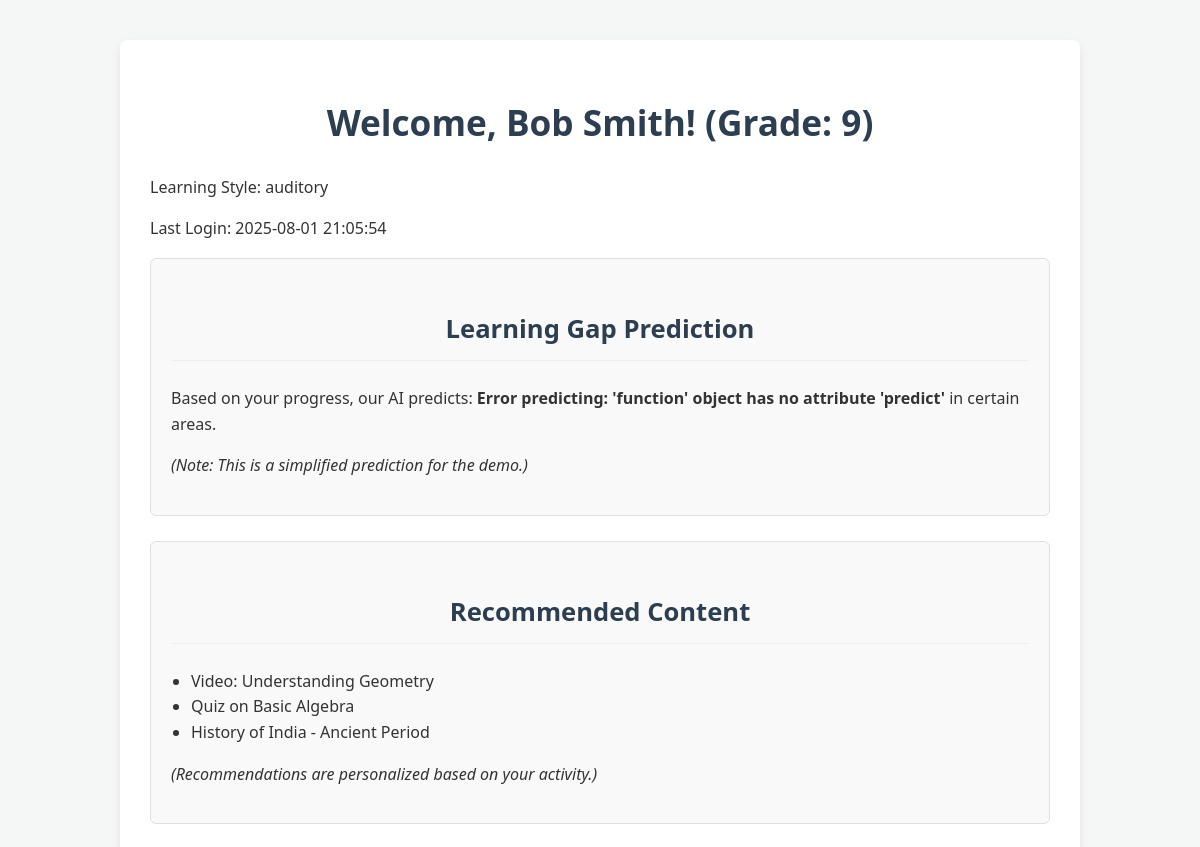
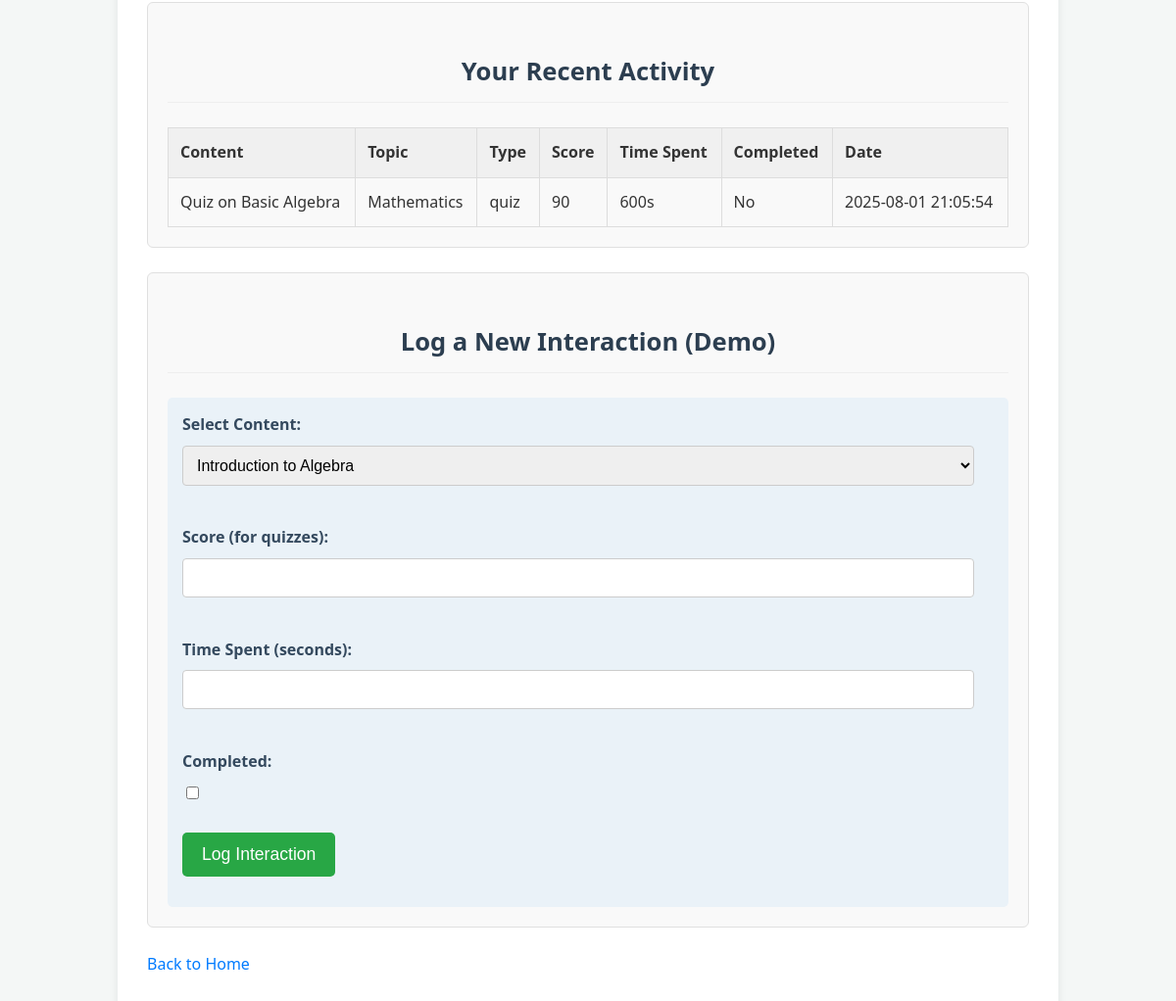
/dashboard/2, run on the app's committed database (2 pictures, top to bottom).
### tables this page shows
CREATE TABLE students (
    id INTEGER PRIMARY KEY AUTOINCREMENT,
    name TEXT NOT NULL,
    password TEXT NOT NULL,
    grade INTEGER,
    learning_style TEXT,
    last_login DATETIME DEFAULT CURRENT_TIMESTAMP
);

CREATE TABLE content (
    id INTEGER PRIMARY KEY AUTOINCREMENT,
    title TEXT NOT NULL,
    topic TEXT NOT NULL,
    difficulty TEXT,
    type TEXT, -- e.g., 'lesson', 'quiz', 'video'
    text_content TEXT,
    video_url TEXT
);

CREATE TABLE interactions (
    id INTEGER PRIMARY KEY AUTOINCREMENT,
    student_id INTEGER NOT NULL,
    content_id INTEGER NOT NULL,
    score INTEGER, -- For quizzes
    time_spent_seconds INTEGER,
    completed BOOLEAN DEFAULT 0,
    timestamp DATETIME DEFAULT CURRENT_TIMESTAMP,
    FOREIGN KEY (student_id) REFERENCES students(id),
    FOREIGN KEY (content_id) REFERENCES content(id)
);

### app.py (the view)
@app.route('/dashboard/<int:student_id>')
def student_dashboard(student_id):
    db = get_db()
    student = db.execute('SELECT * FROM students WHERE id = ?', (student_id,)).fetchone()
    if not student:
        return "Student not found", 404
    recent_interactions = db.execute(
        '''SELECT i.score, i.time_spent_seconds, i.completed, i.timestamp, c.title, c.topic, c.type
           FROM interactions i JOIN content c ON i.content_id = c.id
           WHERE i.student_id = ?
           ORDER BY i.timestamp DESC LIMIT 5''',
        (student_id,)
    ).fetchall()
    completed_topics_query = db.execute(
        '''SELECT DISTINCT c.topic
           FROM interactions i JOIN content c ON i.content_id = c.id
           WHERE i.student_id = ? AND i.completed = 1''',
        (student_id,)
    ).fetchall()
    completed_topics = [row['topic'] for row in completed_topics_query]
    current_content = db.execute(
        '''SELECT c.id, c.title, c.topic, i.score, i.time_spent_seconds
           FROM content c LEFT JOIN interactions i ON c.id = i.content_id AND i.student_id = ?
           ORDER BY RANDOM() LIMIT 1''',
        (student_id,)
    ).fetchone()
    try:
        features = [[
            current_content['score'] if current_content else 0,
            current_content['time_spent_seconds'] if current_content else 0,
            len(completed_topics)
        ]]
        prediction = learning_gap_model.predict(features)[0]
        learning_gap_prediction = "Likely to struggle" if prediction == 1 else "Doing well"
    except Exception as e:
        learning_gap_prediction = f"Error predicting: {e}"
    recommended_content_titles = []
    if recommender_model and current_content:
        try:
            recommended_content_titles = recommender_model(
                student_id,
                completed_topics,
                current_content['topic'] if current_content else None
            )
        except Exception as e:
            print(f"Error getting recommendations: {e}")
            cur = db.execute("SELECT title FROM content ORDER BY RANDOM() LIMIT 3")
            recommended_content_titles = [row['title'] for row in cur.fetchall()]
    return render_template(
        'dashboard.html',
        student=student,
        recent_interactions=recent_interactions,
        learning_gap_prediction=learning_gap_prediction,
        recommended_content=recommended_content_titles
    )

### app.py (called while the page is built)
def get_db():
    db = getattr(g, '_database', None)
    if db is None:
        db = g._database = sqlite3.connect(DATABASE)
        db.row_factory = sqlite3.Row
    return db

@app.teardown_appcontext
def close_connection(exception):
    db = getattr(g, '_database', None)
    if db is not None:
        db.close()

### templates/dashboard.html (shortened to what this page needs)
<!DOCTYPE html>
<html lang="en">
<head>
    <link rel="stylesheet" href="{{ url_for('static', filename='css/style.css') }}">
</head>
<body>
    <div class="container">
        <h1>Welcome, {{ student.name }}! (Grade: {{ student.grade }})</h1>
        <p>Learning Style: {{ student.learning_style }}</p>
        <p>Last Login: {{ student.last_login }}</p>
        <section class="card">
            <h2>Learning Gap Prediction</h2>
            <p>Based on your progress, our AI predicts: <strong>{{ learning_gap_prediction }}</strong> in certain areas.</p>
            <p><em>(Note: This is a simplified prediction for the demo.)</em></p>
        </section>
        <section class="card">
            <h2>Recommended Content</h2>
            {% if recommended_content %}
                <ul>
                    {% for content_title in recommended_content %}
                        <li>{{ content_title }}</li>
                    {% endfor %}
                </ul>
            {% else %}
                <p>No specific recommendations at the moment.</p>
            {% endif %}
            <p><em>(Recommendations are personalized based on your activity.)</em></p>
        </section>
        <section class="card">
            <h2>Your Recent Activity</h2>
            {% if recent_interactions %}
                <table>
                    <thead>
                        <tr>
                            <th>Content</th>
                            <th>Topic</th>
                            <th>Type</th>
                            <th>Score</th>
                            <th>Time Spent</th>
                            <th>Completed</th>
                            <th>Date</th>
                        </tr>
                    </thead>
                    <tbody>
                        {% for interaction in recent_interactions %}
                            <tr>
                                <td>{{ interaction.title }}</td>
                                <td>{{ interaction.topic }}</td>
                                <td>{{ interaction.type }}</td>
                                <td>{% if interaction.score is not none %}{{ interaction.score }}{% else %}N/A{% endif %}</td>
                                <td>{{ interaction.time_spent_seconds }}s</td>
                                <td>{% if interaction.completed %}Yes{% else %}No{% endif %}</td>
                                <td>{{ interaction.timestamp }}</td>
                            </tr>
                        {% endfor %}
                    </tbody>
                </table>
            {% else %}
                <p>No recent interactions logged.</p>
            {% endif %}
        </section>
        <section class="card">
            <h2>Log a New Interaction (Demo)</h2>
            <form id="logInteractionForm">
                <label for="contentSelect">Select Content:</label>
                <select id="contentSelect" name="content_id">
                    {% for c in g.get('_database').execute('SELECT id, title FROM content').fetchall() %}
                        <option value="{{ c.id }}">{{ c.title }}</option>
                    {% endfor %}
                </select><br><br>
                <label for="score">Score (for quizzes):</label>
                <input type="number" id="score" name="score" min="0" max="100"><br><br>
                <label for="timeSpent">Time Spent (seconds):</label>
                <input type="number" id="timeSpent" name="time_spent_seconds" min="0"><br><br>
                <label for="completed">Completed:</label>
                <input type="checkbox" id="completed" name="completed" value="true"><br><br>
                <button type="submit">Log Interaction</button>
            </form>
        </section>
        <p><a href="/">Back to Home</a></p>
    </div>
</body>
</html>

### static/css/style.css (style rules this page uses)
body { font-family: 'Segoe UI', Tahoma, Geneva, Verdana, sans-serif; margin: 0; padding: 20px; background-color: #f4f7f6; color: #333; line-height: 1.6; }
.container { max-width: 900px; margin: 20px auto; background-color: #ffffff; padding: 30px; border-radius: 8px; box-shadow: 0 4px 10px rgba(0, 0, 0, 0.08); }
h1, h2 { color: #2c3e50; text-align: center; margin-bottom: 25px; }
h1 { font-size: 2.2em; }
h2 { font-size: 1.6em; border-bottom: 1px solid #eee; padding-bottom: 10px; margin-top: 30px; }
.card { background-color: #f9f9f9; border: 1px solid #e0e0e0; border-radius: 6px; padding: 20px; margin-bottom: 25px; }
ul { list-style-type: disc; padding-left: 20px; }
table { width: 100%; border-collapse: collapse; margin-top: 15px; }
table, th, td { border: 1px solid #ddd; }
th, td { padding: 12px; text-align: left; }
th { background-color: #f0f0f0; font-weight: bold; }
form { margin-top: 20px; padding: 15px; background-color: #eaf2f8; border-radius: 5px; }
form label { display: block; margin-bottom: 8px; font-weight: bold; color: #34495e; }
form input[type="text"], form input[type="number"], form select, form textarea { width: calc(100% - 20px); padding: 10px; margin-bottom: 15px; border: 1px solid #ccc; border-radius: 4px; box-sizing: border-box; font-size: 1em; }
form input[type="checkbox"] { margin-right: 10px; }
form button { background-color: #28a745; color: white; padding: 12px 20px; border: none; border-radius: 5px; cursor: pointer; font-size: 1.1em; transition: background-color 0.3s ease; }
a { color: #007bff; text-decoration: none; }

### data on the page
students: name "Bob Smith", grade "9", learning_style "auditory", last_login "2025-08-01 21:05:54"
content: title "Video: Understanding Geometry"
content: title "Quiz on Basic Algebra"
content: title "History of India - Ancient Period"
interactions: title "Quiz on Basic Algebra", topic "Mathematics", type "quiz", score "90", time_spent_seconds "600", completed "No", timestamp "2025-08-01 21:05:54"

### other printed values
{{ learning_gap_prediction }} "Error predicting: 'function' object has no attribute 'predict'"
form field content_id "Introduction to Algebra"
